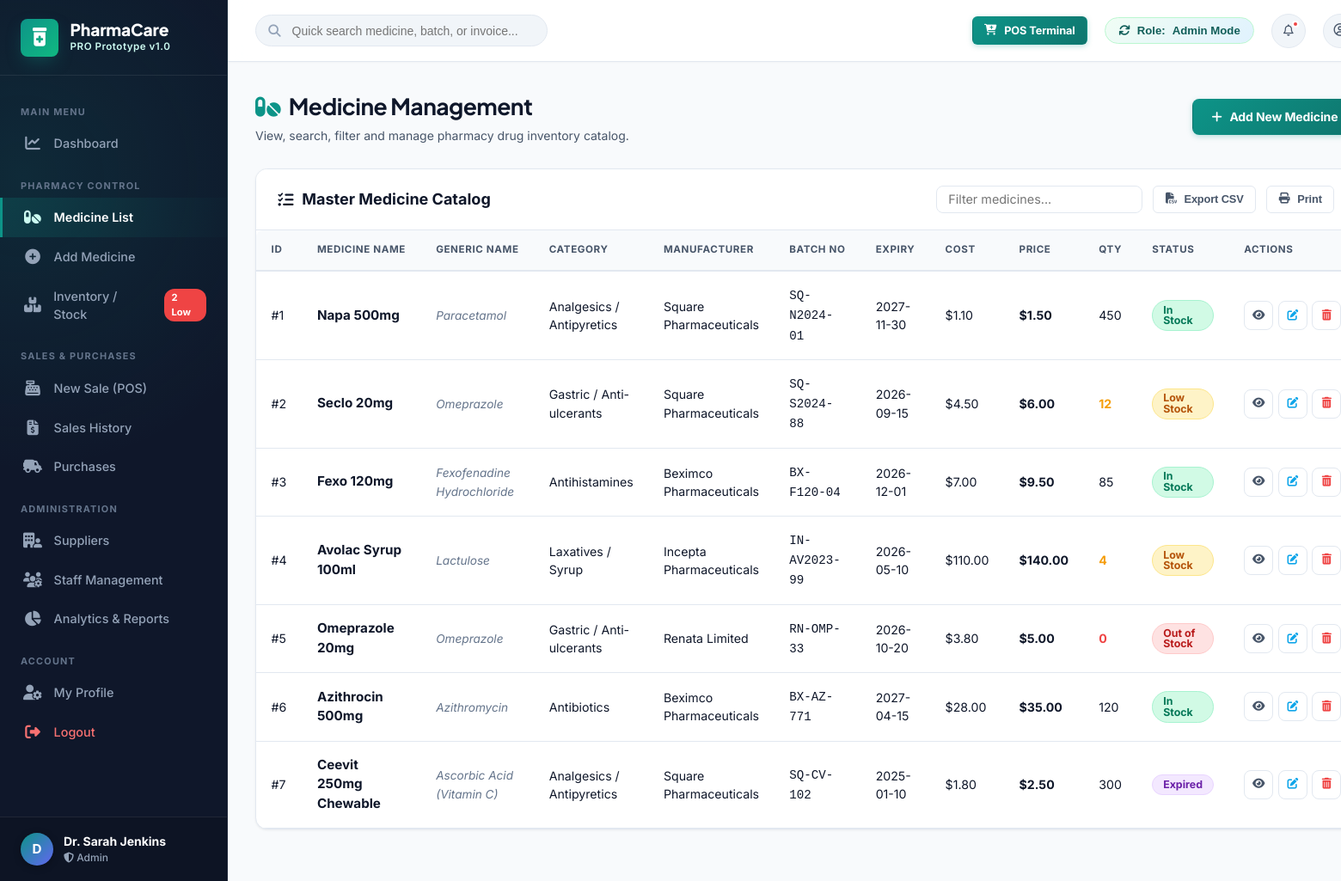
Screenshot of /medicines/medicine_list.php with the database file from the repository.
### tables this page shows
CREATE TABLE `medicines` (
  `id` INT AUTO_INCREMENT PRIMARY KEY,
  `medicine_name` VARCHAR(150) NOT NULL,
  `generic_name` VARCHAR(150) NOT NULL,
  `category_id` INT NOT NULL,
  `supplier_id` INT NOT NULL,
  `manufacturer` VARCHAR(100) NOT NULL,
  `batch_number` VARCHAR(50) NOT NULL,
  `purchase_price` DECIMAL(10,2) NOT NULL,
  `selling_price` DECIMAL(10,2) NOT NULL,
  `stock_quantity` INT NOT NULL DEFAULT 0,
  `min_stock_alert` INT DEFAULT 15,
  `expiry_date` DATE NOT NULL,
  `description` TEXT,
  `status` ENUM('In Stock', 'Low Stock', 'Out of Stock', 'Expired') DEFAULT 'In Stock',
  FOREIGN KEY (`category_id`) REFERENCES `categories`(`id`),
  FOREIGN KEY (`supplier_id`) REFERENCES `suppliers`(`id`)
);

CREATE TABLE `categories` (
  `id` INT AUTO_INCREMENT PRIMARY KEY,
  `category_name` VARCHAR(100) NOT NULL,
  `description` VARCHAR(255)
);

### includes/db_helper.php (called while the page is built, shortened)
<?php
function get_all_medicines() {
    $pdo = getDBConnection();
    if ($pdo) {
        try {
            $stmt = $pdo->query("
                SELECT m.*, c.category_name, s.supplier_name
                FROM medicines m
                LEFT JOIN categories c ON m.category_id = c.id
                LEFT JOIN suppliers s ON m.supplier_id = s.id
                ORDER BY m.id ASC
            ");
            $rows = $stmt->fetchAll();
            if (!empty($rows)) return $rows;
        } catch (Exception $e) {
        }
    }
    return get_fallback_medicines();
}
?>

### medicines/medicine_list.php (the view, shortened to what this page needs)
<?php
require_once __DIR__ . '/../includes/header.php';
require_once __DIR__ . '/../includes/sidebar.php';
$medicines = get_all_medicines();
?>
<div class="main-wrapper">
    <?php require_once __DIR__ . '/../includes/navbar.php'; ?>
    <div class="content-body">
        <div class="page-header">
            <div class="page-title">
                <h1><i class="fa-solid fa-pills" style="color:var(--primary);"></i> Medicine Management</h1>
                <p>View, search, filter and manage pharmacy drug inventory catalog.</p>
            </div>
            <div class="page-actions">
                <a href="add_medicine.php" class="btn btn-primary">
                    <i class="fa-solid fa-plus"></i> Add New Medicine
                </a>
            </div>
        </div>
        <div class="card">
            <div class="card-header">
                <div class="card-title">
                    <i class="fa-solid fa-list-check"></i> Master Medicine Catalog
                </div>
                <div style="display:flex; gap:0.75rem;">
                    <input type="text" id="medSearchInput" class="form-control" style="width:240px; padding:0.4rem 0.8rem;" placeholder="Filter medicines..." onkeyup="filterTable('medSearchInput', 'medicineTable')">
                    <button class="btn btn-sm btn-outline" onclick="triggerReportDemo('CSV Catalog Export')"><i class="fa-solid fa-file-csv"></i> Export CSV</button>
                    <button class="btn btn-sm btn-outline" onclick="window.print()"><i class="fa-solid fa-print"></i> Print</button>
                </div>
            </div>
            <div class="card-body" style="padding:0;">
                <div class="table-responsive">
                    <table class="table" id="medicineTable">
                        <thead>
                            <tr>
                                <th>ID</th>
                                <th>Medicine Name</th>
                                <th>Generic Name</th>
                                <th>Category</th>
                                <th>Manufacturer</th>
                                <th>Batch No</th>
                                <th>Expiry</th>
                                <th>Cost</th>
                                <th>Price</th>
                                <th>Qty</th>
                                <th>Status</th>
                                <th>Actions</th>
                            </tr>
                        </thead>
                        <tbody>
                            <?php foreach ($medicines as $med): ?>
                            <tr>
                                <td>#<?php echo $med['id']; ?></td>
                                <td>
                                    <strong style="color:var(--text-primary); font-size:0.95rem;"><?php echo htmlspecialchars($med['medicine_name']); ?></strong>
                                </td>
                                <td><em style="color:#64748b; font-size:0.85rem;"><?php echo htmlspecialchars($med['generic_name']); ?></em></td>
                                <td><?php echo htmlspecialchars($med['category_name']); ?></td>
                                <td><?php echo htmlspecialchars($med['manufacturer']); ?></td>
                                <td><code><?php echo htmlspecialchars($med['batch_number']); ?></code></td>
                                <td><?php echo $med['expiry_date']; ?></td>
                                <td>$<?php echo number_format($med['purchase_price'], 2); ?></td>
                                <td><strong>$<?php echo number_format($med['selling_price'], 2); ?></strong></td>
                                <td>
                                    <?php if ($med['stock_quantity'] <= 0): ?>
                                        <strong style="color:var(--danger);">0</strong>
                                    <?php elseif ($med['stock_quantity'] <= 15): ?>
                                        <strong style="color:var(--warning);"><?php echo $med['stock_quantity']; ?></strong>
                                    <?php else: ?>
                                        <span><?php echo $med['stock_quantity']; ?></span>
                                    <?php endif; ?>
                                </td>
                                <td>
                                    <?php
                                    if ($med['status'] == 'In Stock') echo '<span class="badge badge-in-stock">In Stock</span>';
                                    else if ($med['status'] == 'Low Stock') echo '<span class="badge badge-low-stock">Low Stock</span>';
                                    else if ($med['status'] == 'Out of Stock') echo '<span class="badge badge-out-stock">Out of Stock</span>';
                                    else echo '<span class="badge badge-expired">Expired</span>';
                                    ?>
                                </td>
                                <td>
                                    <div style="display:flex; gap:0.35rem;">
                                        <a href="medicine_details.php?id=<?php echo $med['id']; ?>" class="btn btn-sm btn-outline btn-icon" title="View Details">
                                            <i class="fa-solid fa-eye"></i>
                                        </a>
                                        <a href="edit_medicine.php?id=<?php echo $med['id']; ?>" class="btn btn-sm btn-outline btn-icon" title="Edit Medicine" style="color:var(--secondary);">
                                            <i class="fa-solid fa-pen-to-square"></i>
                                        </a>
                                        <button class="btn btn-sm btn-outline btn-icon" title="Delete Medicine" style="color:var(--danger);" onclick="confirmDelete('<?php echo htmlspecialchars($med['medicine_name']); ?>', 'medicine_list.php?delete=<?php echo $med['id']; ?>')">
                                            <i class="fa-solid fa-trash-can"></i>
                                        </button>
                                    </div>
                                </td>
                            </tr>
                            <?php endforeach; ?>
                        </tbody>
                    </table>
                </div>
            </div>
        </div>
    </div>
</div>
<?php require_once __DIR__ . '/../includes/footer.php'; ?>

### rows the page displays
medicines: id "1", medicine_name "Napa 500mg", generic_name "Paracetamol", category.category_name "Analgesics / Antipyretics", manufacturer "Square Pharmaceuticals", batch_number "SQ-N2024-01", expiry_date "2027-11-30", purchase_price "1.10", selling_price "1.50", stock_quantity "450", status "In Stock"
medicines: id "2", medicine_name "Seclo 20mg", generic_name "Omeprazole", category.category_name "Gastric / Anti-ulcerants", manufacturer "Square Pharmaceuticals", batch_number "SQ-S2024-88", expiry_date "2026-09-15", purchase_price "4.50", selling_price "6.00", stock_quantity "12", status "Low Stock"
medicines: id "3", medicine_name "Fexo 120mg", generic_name "Fexofenadine Hydrochloride", category.category_name "Antihistamines", manufacturer "Beximco Pharmaceuticals", batch_number "BX-F120-04", expiry_date "2026-12-01", purchase_price "7.00", selling_price "9.50", stock_quantity "85", status "In Stock"
medicines: id "4", medicine_name "Avolac Syrup 100ml", generic_name "Lactulose", category.category_name "Laxatives / Syrup", manufacturer "Incepta Pharmaceuticals", batch_number "IN-AV2023-99", expiry_date "2026-05-10", purchase_price "110.00", selling_price "140.00", stock_quantity "4", status "Low Stock"
medicines: id "5", medicine_name "Omeprazole 20mg", generic_name "Omeprazole", category.category_name "Gastric / Anti-ulcerants", manufacturer "Renata Limited", batch_number "RN-OMP-33", expiry_date "2026-10-20", purchase_price "3.80", selling_price "5.00", stock_quantity "0", status "Out of Stock"
medicines: id "6", medicine_name "Azithrocin 500mg", generic_name "Azithromycin", category.category_name "Antibiotics", manufacturer "Beximco Pharmaceuticals", batch_number "BX-AZ-771", expiry_date "2027-04-15", purchase_price "28.00", selling_price "35.00", stock_quantity "120", status "In Stock"
medicines: id "7", medicine_name "Ceevit 250mg Chewable", generic_name "Ascorbic Acid (Vitamin C)", category.category_name "Analgesics / Antipyretics", manufacturer "Square Pharmaceuticals", batch_number "SQ-CV-102", expiry_date "2025-01-10", purchase_price "1.80", selling_price "2.50", stock_quantity "300", status "Expired"

### other values shown
substr($_SESSION['user_name'] ?? 'Admin', 0, 1) "D"
$_SESSION['user_name'] "Dr. Sarah Jenkins"
$role "Admin"
